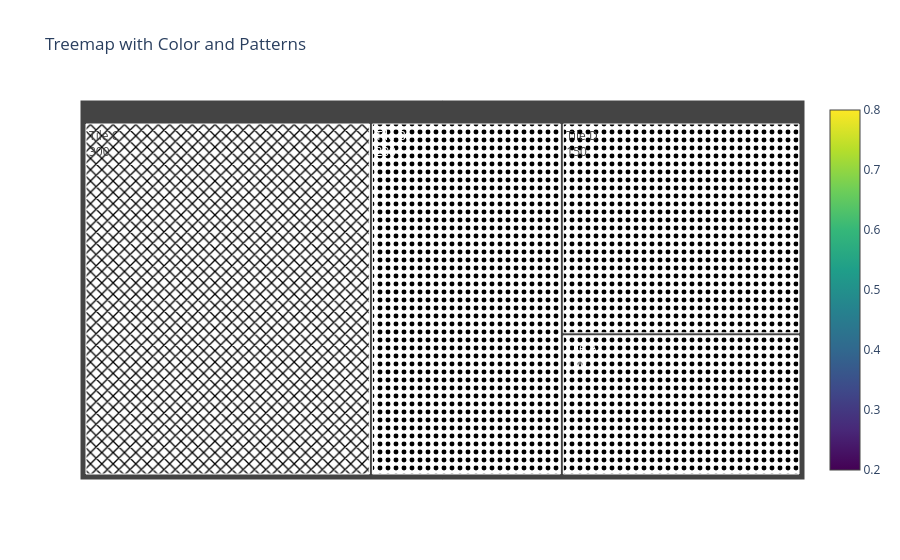

The notebook cell saved with this chart:
### Code cell
import plotly.graph_objects as go
import pandas as pd

# Example dataframe structure
df_new2 = pd.DataFrame()
df_new2['value'] = [100, 200, 300, 150]  # the values for the treemap
df_new2['id'] = ['A', 'B', 'C', 'D']
df_new2['label'] = ['Tile A', 'Tile B', 'Tile C', 'Tile D']
df_new2['parent'] = ['', '', '', '']  # top-level nodes have no parent
df_new2['color'] = [0.5, 0.2, 0.8, 0.6]  # Color values for each block

df_new2['pattern_shape'] = df_new2['id'].apply(lambda x: 'x' if x == 'C' else '.')
df_new2['fgcolor'] = df_new2['id'].apply(lambda x: 'yellow' if x == 'C' else '')
df_new2['bgcolor'] = df_new2['id'].apply(lambda x: 'lightgreen' if x == 'C' else '')

# Create the treemap figure
fig = go.Figure(go.Treemap(
    ids=df_new2['id'],
    labels=df_new2['label'],
    parents=df_new2['parent'],
    values=df_new2['value'],
    branchvalues='total',
    marker=dict(
        colors=df_new2['color'],  # Apply the color based on the 'color' column
        colorscale='Viridis',  # You can choose any colorscale you prefer
        showscale=True,  # Show a color scale bar on the side
        pattern=dict(
        shape=df_new2['pattern_shape']  # Apply the pattern shapes as before
    )
    ),

    textinfo='label+value',  # You can customize what information to show inside the blocks
))

fig.update_layout(
    title="Treemap with Color and Patterns",
)

# Show the figure
fig.show()

### Figure 1 — Plotly figure (JSON) as saved in the notebook; plotly's stock layout.template omitted (floating-point values rounded to 4 significant figures)
{"data": [{"branchvalues": "total", "ids": ["A", "B", "C", "D"], "labels": ["Tile A", "Tile B", "Tile C", "Tile D"], "marker": {"colors": [0.5, 0.2, 0.8, 0.6], "colorscale": [[0, "#440154"], [0.1111, "#482878"], [0.2222, "#3e4989"], [0.3333, "#31688e"], [0.4444, "#26828e"], [0.5556, "#1f9e89"], [0.6667, "#35b779"], [0.7778, "#6ece58"], [0.8889, "#b5de2b"], [1, "#fde725"]], "pattern": {"shape": [".", ".", "x", "."]}, "showscale": true}, "parents": ["", "", "", ""], "textinfo": "label+value", "type": "treemap", "values": [100, 200, 300, 150]}], "layout": {"title": {"text": "Treemap with Color and Patterns"}}}
